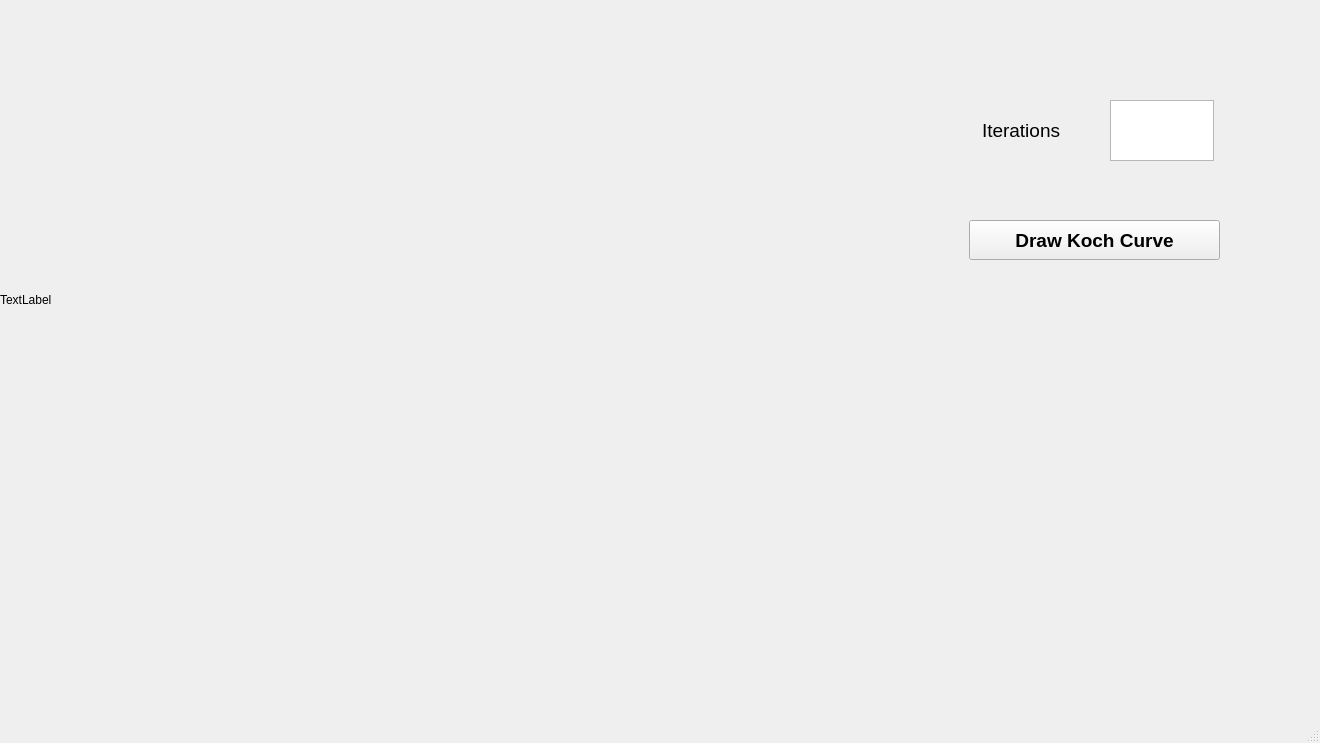
<?xml version="1.0" encoding="UTF-8"?>
<ui version="4.0">
 <class>MainWindow</class>
 <widget class="QMainWindow" name="MainWindow">
  <property name="geometry">
   <rect>
    <x>0</x>
    <y>0</y>
    <width>1320</width>
    <height>743</height>
   </rect>
  </property>
  <property name="windowTitle">
   <string>MainWindow</string>
  </property>
  <widget class="QWidget" name="centralwidget">
   <widget class="QLabel" name="label">
    <property name="geometry">
     <rect>
      <x>0</x>
      <y>0</y>
      <width>600</width>
      <height>600</height>
     </rect>
    </property>
    <property name="text">
     <string>TextLabel</string>
    </property>
   </widget>
   <widget class="QTextEdit" name="textEdit">
    <property name="geometry">
     <rect>
      <x>1110</x>
      <y>100</y>
      <width>104</width>
      <height>61</height>
     </rect>
    </property>
   </widget>
   <widget class="QLabel" name="label_2">
    <property name="geometry">
     <rect>
      <x>982</x>
      <y>120</y>
      <width>111</width>
      <height>20</height>
     </rect>
    </property>
    <property name="font">
     <font>
      <family>Arial</family>
      <pointsize>14</pointsize>
     </font>
    </property>
    <property name="text">
     <string>Iterations</string>
    </property>
   </widget>
   <widget class="QPushButton" name="pushButton">
    <property name="geometry">
     <rect>
      <x>969</x>
      <y>220</y>
      <width>251</width>
      <height>40</height>
     </rect>
    </property>
    <property name="font">
     <font>
      <family>Arial</family>
      <pointsize>14</pointsize>
      <bold>true</bold>
     </font>
    </property>
    <property name="text">
     <string>Draw Koch Curve</string>
    </property>
   </widget>
  </widget>
  <widget class="QMenuBar" name="menubar">
   <property name="geometry">
    <rect>
     <x>0</x>
     <y>0</y>
     <width>1320</width>
     <height>26</height>
    </rect>
   </property>
  </widget>
  <widget class="QStatusBar" name="statusbar"/>
 </widget>
 <resources/>
 <connections/>
</ui>
